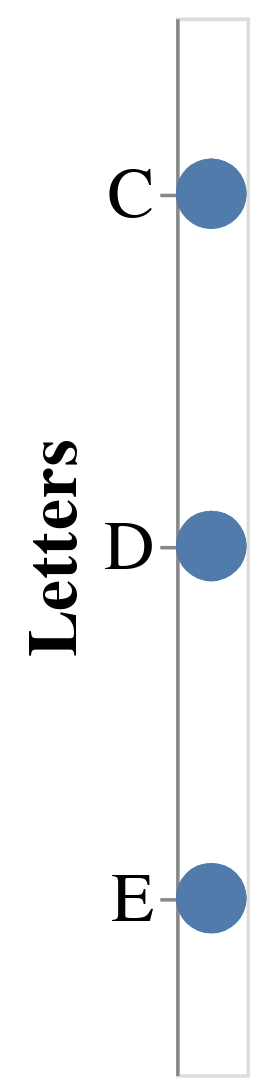

The notebook cell this image was saved under:
### Markdown cell above
### Visual encodings can be created with the `encode()` method of the `Chart` object. For example, we can start by mapping the `y` axis of the chart to column `Letters`:

### Code cell
chart = alt.Chart(data).mark_circle().encode(alt.Y('Letters'))
chart

### Figure 1 — Vega-Lite specification as saved in the notebook (floating-point values rounded to 4 significant figures)
{"height": 300, "config": {"style": {"circle": {"size": 400}, "point": {"size": 400}, "square": {"size": 400}}, "legend": {"symbolSize": 20, "titleFontSize": 20, "labelFontSize": 20}, "axis": {"titleFontSize": 20, "labelFontSize": 20}}, "data": {"name": "data-e1f27bdda7bfd6fed066714f7c229752"}, "mark": "circle", "encoding": {"y": {"type": "nominal", "field": "Letters"}}, "$schema": "https://vega.github.io/schema/vega-lite/v4.0.2.json", "datasets": {"data-e1f27bdda7bfd6fed066714f7c229752": [{"Letters": "C", "Numbers": 2}, {"Letters": "C", "Numbers": 7}, {"Letters": "C", "Numbers": 4}, {"Letters": "D", "Numbers": 1}, {"Letters": "D", "Numbers": 2}, {"Letters": "D", "Numbers": 6}, {"Letters": "E", "Numbers": 8}, {"Letters": "E", "Numbers": 4}, {"Letters": "E", "Numbers": 7}]}}
